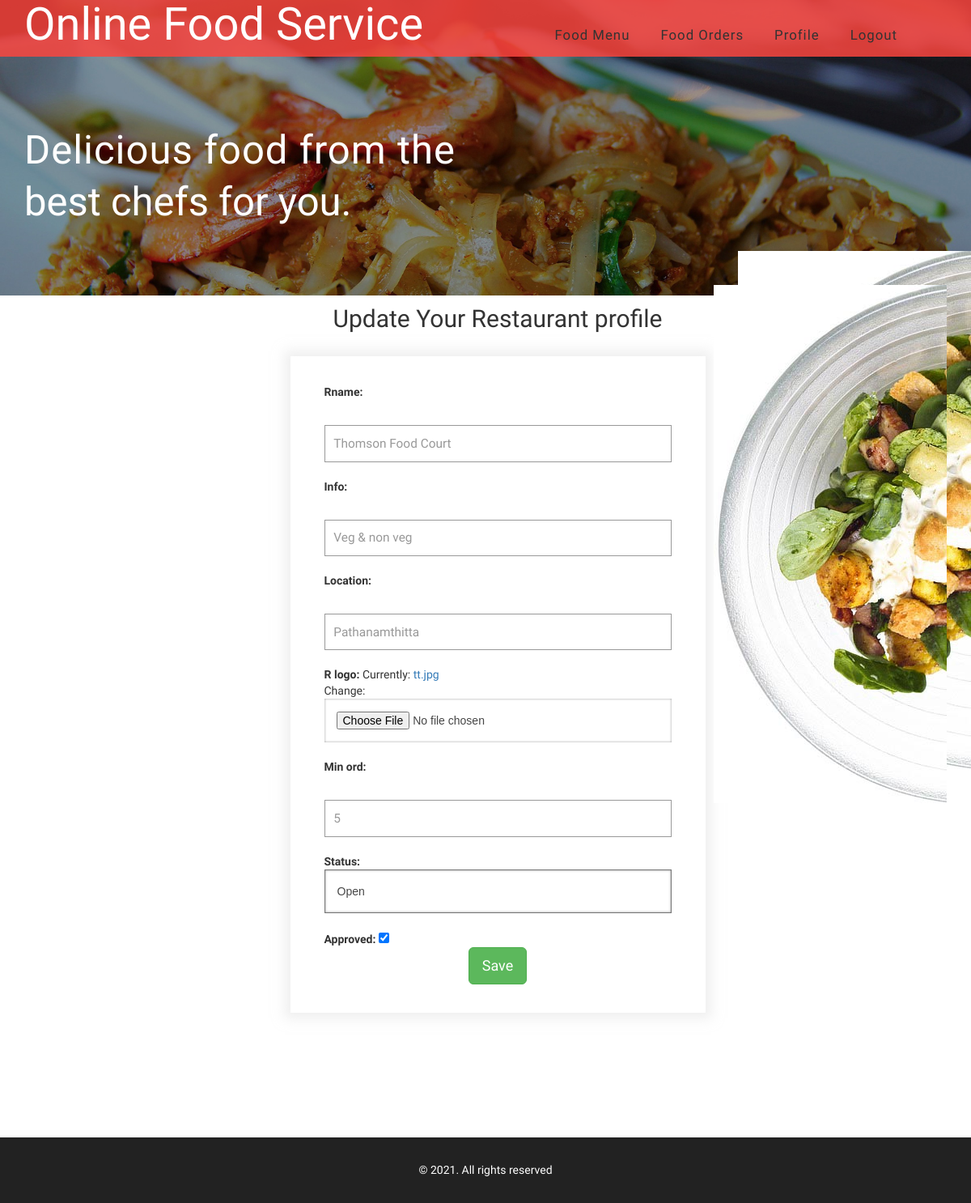
Screenshot of /restaurant/update/1/ (signed in) with the database file from the repository.
### webapp/models.py (models this page shows, shortened)
class Restaurant(models.Model):
    user = models.OneToOneField(settings.AUTH_USER_MODEL, on_delete=models.CASCADE)
    rname = models.CharField(max_length=100, blank=False)
    info = models.CharField(max_length=40, blank=False)
    min_ord = models.CharField(max_length=5, blank=False)
    location = models.CharField(max_length=40, blank=False)
    r_logo = models.FileField(blank=False)
    REST_STATE_OPEN = "Open"
    REST_STATE_CLOSE = "Closed"
    REST_STATE_CHOICES = (
        (REST_STATE_OPEN, REST_STATE_OPEN),
        (REST_STATE_CLOSE, REST_STATE_CLOSE)
    )
    status = models.CharField(max_length=50, choices=REST_STATE_CHOICES, default=REST_STATE_OPEN, blank=False)
    approved = models.BooleanField(blank=False, default=True)

### webapp/views.py (the view)
# urls.py: path('restaurant/update/<int:id>/', views.updateRestaurant, name='rupdate'),
@login_required(login_url='/login/restaurant/')
def updateRestaurant(request, id):
    form = RestuarantForm(request.POST or None, request.FILES or None, instance=request.user.restaurant)
    if form.is_valid():
        form.save()
        return redirect('rprofile')
    context = {
        'form': form,
        'title': "Update Your Restaurant profile"
    }
    return render(request, 'webapp/rest_profile_form.html', context)

### webapp/forms.py
class RestuarantForm(forms.ModelForm):
	class Meta:
		model = Restaurant
		fields =['rname','info','location','r_logo','min_ord','status','approved']

### webapp/templates/webapp/rest_profile_form.html (shortened to what this page needs)
{% extends 'webapp/rc.html'%}
{% block content %}
<div class="container">
	<h2 class="text-center">{{title}}</h2>
</div>
<div class="login-page about" style="margin-top: -89px;">
		<img class="login-w3img" src="images/img3.jpg" alt="">
		<div class="container">
			<div class="login-agileinfo">
		<form method="post" class="form-horizontal" enctype="multipart/form-data">
  			{% for field in form %}
			<br/>
			{{ field.label_tag }}
			{{ field }}
			{% endfor %}
			<br/>
			<center>
       <button type="submit" class="btn btn-success btn-lg">Save</button></center>
		</form>
	</div>
		</div>
	</div>
{% endblock%}

### webapp/templates/webapp/rest_profile_form.html (style rules this page uses)
input[type="file"], select { padding: 16px 15px; display: block; width: 100%; background: none; border: 1; outline: none; color: #464646; font-size: 1em; box-shadow: inset 0px 0px 3px #999; -webkit-box-shadow: inset 0px 0px 3px #999; -moz-box-shadow: inset 0px 0px 3px #999; -o-box-shadow: inset 0px 0px 3px #999; -webkit-appearance: none; font-family: 'Source Sans Pro', sans-serif; }

### rows the page displays
Restaurant: form "Thomson Food Court" "Veg & non veg" "Pathanamthitta" "5" "Open" "☑"

### other values shown
{{ title }} "Update Your Restaurant profile"
{{ field.label_tag }} "Rname:" "Info:" "Location:" "R logo:" "Min ord:" "Status:" "Approved:"
